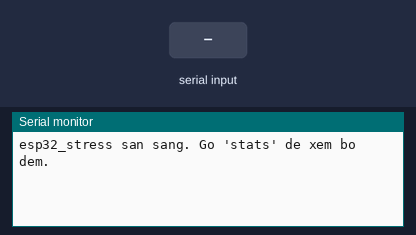
The sketch below on a simulated ESP32. On the bench: the last lines printed to the serial monitor. The inputs (shaded band) are chosen by the test bench. Random numbers use the default seed unless the sketch sets one.

Above: at 1.2 s.
1.3 s: "pause\n" received over Serial
At 2.2 s:
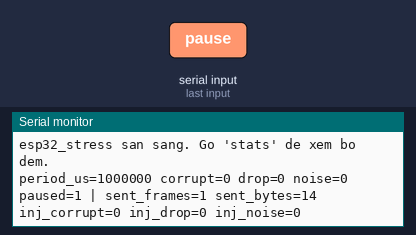
2.8 s: "90,45\n" received over Serial
At 3.3 s:
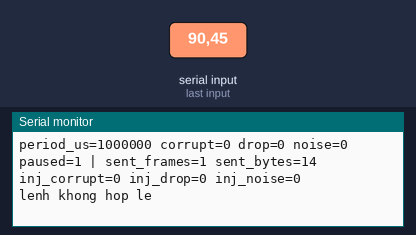

The sketch:

esp32_stress.ino
```cpp
// ESP32 stress sender (giai đoạn 3): gửi frame qua UART2 tới OPi, điều khiển bằng lệnh qua USB.
// Mở Serial Monitor (115200, kết thúc dòng "Newline") hoặc terminal tới cổng USB và gõ lệnh:
//
//   period <ms>        chu kỳ gửi theo mili giây (mặc định 1000)
//   period_us <us>     chu kỳ gửi theo micro giây (để thử tốc độ cao)
//   corrupt <pm>       xác suất (phần nghìn) làm sai 1 bit trong payload -> CRC sai
//   drop <pm>          xác suất làm MẤT 1 byte ngẫu nhiên của frame -> lệch ranh giới
//   noise <pm>         xác suất chèn 1 byte rác trước frame
//   pause / resume     tạm dừng / tiếp tục gửi
//   reset              đưa SEQ và bộ đếm về 0
//   stats              in bộ đếm: frame gửi, byte gửi, số lỗi đã chèn
//
// Khuôn dạng frame giống esp32_sender.ino:
//   AA | LEN | TYPE | SEQ | PAYLOAD | CRC16_L | CRC16_H   (CRC16-CCITT-FALSE trên LEN..PAYLOAD)
// Chân UART2: TX2 = GPIO17, RX2 = GPIO16 (đổi nếu module của bạn dùng chân này cho PSRAM).

#include <Arduino.h>

#define LINK Serial2
constexpr int PIN_TX2 = 17;
constexpr int PIN_RX2 = 16;
constexpr uint32_t LINK_BAUD = 115200;

constexpr uint8_t SOF = 0xAA;
constexpr uint8_t TYPE_SENSOR = 0x01;
constexpr size_t PAYLOAD_LEN = 8;
constexpr size_t FRAME_LEN = 4 + PAYLOAD_LEN + 2;

static uint32_t period_us = 1000000UL;
static uint32_t corrupt_pm = 0, drop_pm = 0, noise_pm = 0;
static bool paused = false;

static uint8_t seq = 0;
static uint32_t counter = 0;
static uint32_t last_us = 0;

static uint32_t sent_frames = 0, sent_bytes = 0;
static uint32_t inj_corrupt = 0, inj_drop = 0, inj_noise = 0;

static uint16_t crc16_update(uint16_t crc, const uint8_t *d, size_t n)
{
  while (n--) {
    crc ^= (uint16_t)(*d++) << 8;
    for (int i = 0; i < 8; i++)
      crc = (crc & 0x8000) ? (uint16_t)((crc << 1) ^ 0x1021) : (uint16_t)(crc << 1);
  }
  return crc;
}

static bool hit(uint32_t permille)
{
  return permille && (uint32_t)random(1000) < permille;
}

static void send_sensor()
{
  uint8_t buf[FRAME_LEN];
  int16_t temp = 250 + (int16_t)(counter % 50);
  uint16_t hum = 600 + (uint16_t)(counter % 100);
  uint32_t up = millis();

  buf[0] = SOF;
  buf[1] = PAYLOAD_LEN;
  buf[2] = TYPE_SENSOR;
  buf[3] = seq++;
  memcpy(&buf[4], &temp, 2);
  memcpy(&buf[6], &hum, 2);
  memcpy(&buf[8], &up, 4);
  uint16_t crc = crc16_update(0xFFFF, &buf[1], 3 + PAYLOAD_LEN);
  buf[4 + PAYLOAD_LEN] = crc & 0xFF;
  buf[5 + PAYLOAD_LEN] = crc >> 8;
  size_t n = FRAME_LEN;

  if (hit(corrupt_pm)) {                 // làm sai 1 bit payload sau khi đã tính CRC
    buf[4 + random(PAYLOAD_LEN)] ^= (uint8_t)(1U << random(8));
    inj_corrupt++;
  }
  if (hit(drop_pm)) {                    // mất 1 byte ở vị trí ngẫu nhiên
    size_t k = random(n);
    memmove(&buf[k], &buf[k + 1], n - k - 1);
    n--;
    inj_drop++;
  }
  if (hit(noise_pm)) {                   // chèn 1 byte rác trước frame
    uint8_t g = (uint8_t)random(256);
    LINK.write(&g, 1);
    sent_bytes++;
    inj_noise++;
  }

  LINK.write(buf, n);                    // chặn khi bộ đệm TX đầy: tốc độ bị giới hạn bởi baud
  sent_bytes += n;
  sent_frames++;
  counter++;
}

static void handle_cmd(const char *line)
{
  unsigned long v;

  if (sscanf(line, "period_us %lu", &v) == 1 && v > 0) {
    period_us = v;
  } else if (sscanf(line, "period %lu", &v) == 1 && v > 0) {
    period_us = v * 1000UL;
  } else if (sscanf(line, "corrupt %lu", &v) == 1) {
    corrupt_pm = v;
  } else if (sscanf(line, "drop %lu", &v) == 1) {
    drop_pm = v;
  } else if (sscanf(line, "noise %lu", &v) == 1) {
    noise_pm = v;
  } else if (strncmp(line, "pause", 5) == 0) {
    paused = true;
  } else if (strncmp(line, "resume", 6) == 0) {
    paused = false;
    last_us = micros();
  } else if (strncmp(line, "reset", 5) == 0) {
    seq = 0; counter = 0;
    sent_frames = sent_bytes = inj_corrupt = inj_drop = inj_noise = 0;
  } else if (strncmp(line, "stats", 5) == 0) {
    // in bên dưới
  } else {
    Serial.println("lenh khong hop le");
    return;
  }
  Serial.printf("period_us=%lu corrupt=%lu drop=%lu noise=%lu paused=%d | "
                "sent_frames=%lu sent_bytes=%lu inj_corrupt=%lu inj_drop=%lu inj_noise=%lu\n",
                (unsigned long)period_us, (unsigned long)corrupt_pm, (unsigned long)drop_pm,
                (unsigned long)noise_pm, paused ? 1 : 0,
                (unsigned long)sent_frames, (unsigned long)sent_bytes,
                (unsigned long)inj_corrupt, (unsigned long)inj_drop, (unsigned long)inj_noise);
}

static void poll_usb()
{
  static char line[64];
  static size_t n = 0;

  while (Serial.available()) {
    int c = Serial.read();
    if (c == '\n' || c == '\r') {
      if (n) {
        line[n] = '\0';
        handle_cmd(line);
        n = 0;
      }
    } else if (n < sizeof(line) - 1) {
      line[n++] = (char)c;
    }
  }
}

void setup()
{
  Serial.begin(115200);                  // USB: lệnh điều khiển và in thống kê
  LINK.begin(LINK_BAUD, SERIAL_8N1, PIN_RX2, PIN_TX2);
  last_us = micros();
  Serial.println("esp32_stress san sang. Go 'stats' de xem bo dem.");
}

void loop()
{
  poll_usb();
  if (paused)
    return;

  uint32_t now = micros();
  if ((uint32_t)(now - last_us) >= period_us) {
    last_us += period_us;                                // giữ nhịp, tránh trôi
    if ((uint32_t)(now - last_us) > 10UL * period_us)    // bị trễ quá nhiều: đồng bộ lại
      last_us = now;
    send_sensor();
  }
}
```

Measured:
- after the input at 1.3 s, the serial monitor: prints a new line at once (image 1)
- after the input at 2.8 s, the serial monitor: prints a new line at once (image 2)
